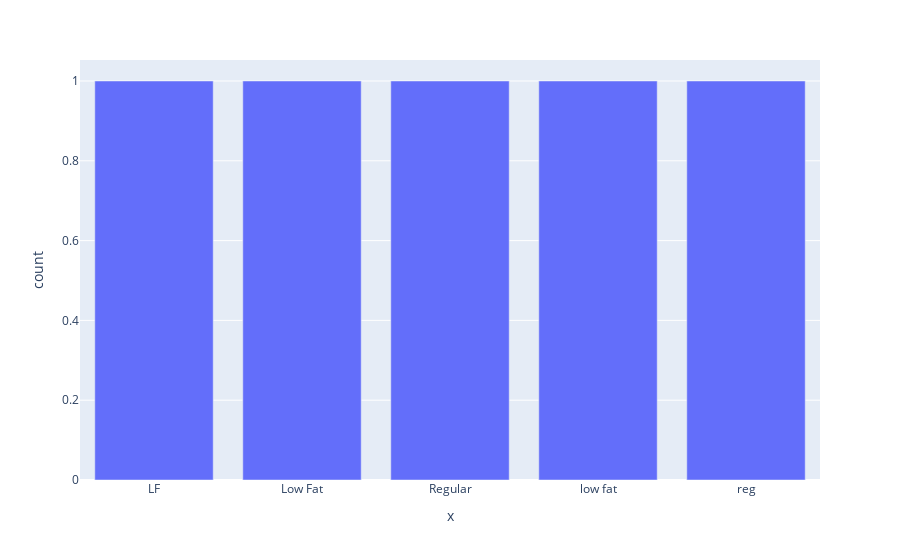

Here is the notebook cell this chart was saved with:
### Code cell
px.bar(df.groupby("Item Fat Content")["Outlet Establishment Year"].agg("count"),
      x=df.groupby("Item Fat Content")["Outlet Establishment Year"].agg("count").index)

### Figure 1 — Plotly figure (JSON) as saved in the notebook; plotly's stock layout.template omitted (floating-point values rounded to 4 significant figures)
{"data": [{"hovertemplate": "x=%{x}<br>count=%{y}<extra></extra>", "legendgroup": "", "marker": {"color": "#636efa", "pattern": {"shape": ""}}, "name": "", "orientation": "v", "showlegend": false, "textposition": "auto", "type": "bar", "x": ["LF", "Low Fat", "Regular", "low fat", "reg"], "xaxis": "x", "y": [1, 1, 1, 1, 1], "yaxis": "y"}], "layout": {"barmode": "relative", "legend": {"tracegroupgap": 0}, "margin": {"t": 60}, "xaxis": {"anchor": "y", "domain": [0, 1], "title": {"text": "x"}}, "yaxis": {"anchor": "x", "domain": [0, 1], "title": {"text": "count"}}}}
